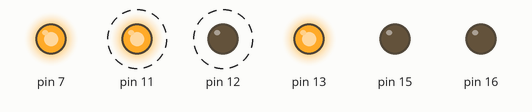
A program run on a simulated Raspberry Pi (header pin numbers). On the bench: output pins drawn as LEDs (lit = HIGH). Dashed ring = blinking.

Above: at 0.2 s.
Timing chart, 0 to 3.0 s (numbered marks = the images above):
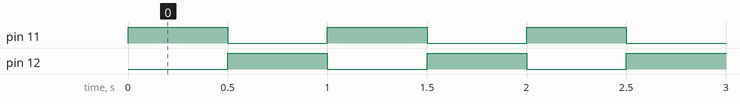

Measured:
- by itself, pin 11, pin 12: alternates HIGH for 0.50 s and LOW for 0.50 s

The program:

gripperandwheel.py
```python
#	For Gripper and Wheel
import RPi.GPIO as GPIO
import time

GPIO.setmode(GPIO.BOARD)

GPIO.setup(7,GPIO.OUT)	#	M1_EN
GPIO.setup(11,GPIO.OUT)	#	M1
GPIO.setup(12,GPIO.OUT)	#	OUT

GPIO.setup(13,GPIO.OUT)	#	M2_EN
GPIO.setup(15,GPIO.OUT)	#	M2
GPIO.setup(16,GPIO.OUT)	#	OUT

GPIO.output(7,True)
GPIO.output(13,True)

try:
	while True:
		GPIO.output(11,True)
		GPIO.output(12,False)
		time.sleep(0.5)
		GPIO.output(11,False)
		GPIO.output(12,True)
		time.sleep(0.5)
		GPIO.output(11,True)
		GPIO.output(12,False)
		time.sleep(0.5)
		GPIO.output(11,False)
		GPIO.output(12,True)
		time.sleep(0.5)
except KeyboardInterrupt:
	GPIO.cleanup()
```
